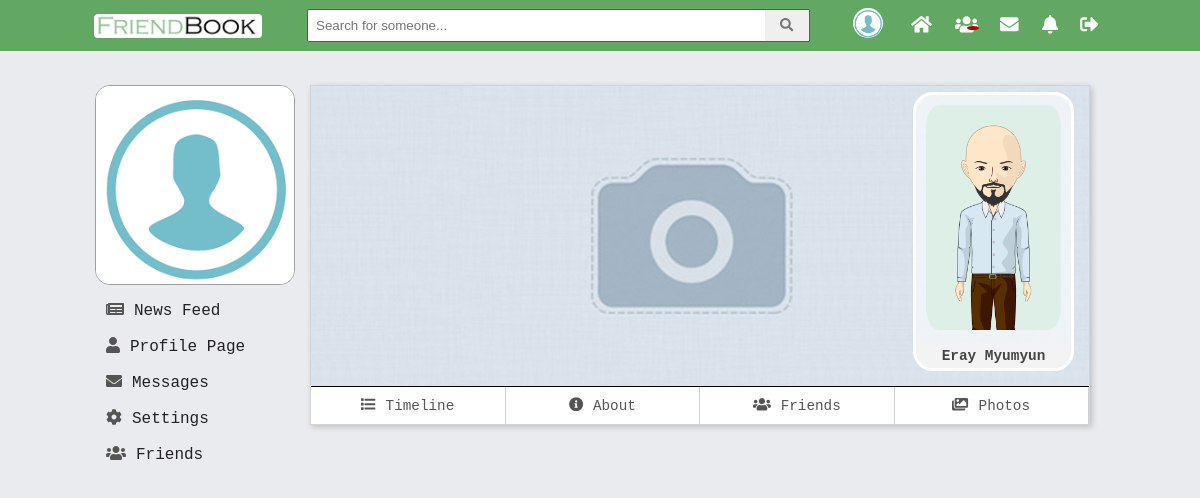
The page /V2.0/view/friends.php?id=4 (signed in) on the database its author committed.
### tables this page shows
CREATE TABLE `users` (
  `id` int(11) NOT NULL,
  `first_name` varchar(45) DEFAULT NULL,
  `last_name` varchar(45) DEFAULT NULL,
  `email` varchar(100) NOT NULL,
  `password` varchar(150) NOT NULL,
  `reg_date` timestamp NOT NULL DEFAULT CURRENT_TIMESTAMP ON UPDATE CURRENT_TIMESTAMP,
  `gender` varchar(45) NOT NULL,
  `birthday` date NOT NULL,
  `relation_status` varchar(30) DEFAULT NULL,
  `profile_pic` varchar(200) NOT NULL,
  `profile_cover` varchar(200) NOT NULL,
  `description` varchar(500) DEFAULT NULL,
  `display_name` varchar(45) DEFAULT NULL,
  `country_id` int(11) DEFAULT NULL,
  `mobile_number` int(11) DEFAULT NULL,
  `www` varchar(100) DEFAULT NULL,
  `skype` varchar(50) DEFAULT NULL
);

### V2.0/model/users_dao.php (called while the page is built, shortened)
<?php
function getUserInfo($user_id) {
    $pdo = $GLOBALS['pdo'];
    $statement = $pdo->prepare("SELECT profile_pic, profile_cover, id, first_name, last_name
                                FROM users
                                WHERE users.id = ?
                                ");
    $statement->execute(array($user_id));
    $result = $statement->fetch(PDO::FETCH_ASSOC);
    return $result;
}

### V2.0/view/friends.php (the view, shortened to what this page needs)
<?php
require_once "../include/header.php";
require_once  "../include/mainHeader.php";
require_once "../model/users_dao.php";
if(isset($_GET['id'])){
    $userIdInfo = getUserInfo(htmlentities($_GET['id']));
    $profilePic = $userIdInfo["profile_pic"];
    $profileCover = $userIdInfo["profile_cover"];
    $userName = $userIdInfo["first_name"] . " " . $userIdInfo["last_name"];
}
else{
    $profilePic = $_SESSION["logged"]["profile_pic"];
    $profileCover = $_SESSION["logged"]["profile_cover"];
    $allPosts = getOwnPosts($_SESSION["logged"]["id"]);
}
?>
    <div id="left-col-grid">
        <div class="lwrap">
            <?php
            require_once  "../include/modules/leftProfileInfo.php";
            require_once  "../include/modules/leftNav.php";
            ?>
        </div>
    </div>
    <div id="content-grid">
        <div id="profileHolder">
            <div id="cover">
                <img  id="cover_img" src="<?php echo $profileCover; ?>" alt="user cover picture">
                <?php
                if(isset($_GET["id"]) && $_GET["id"] != $_SESSION["logged"]["id"]){
                    ?>
                    <div id="userPictrue">
                        <img  id="cover_img" src="<?php echo $profilePic; ?>" alt="user profile picture">
                        <div class="profile-mini-name"><?php echo $userName; ?></div>
                    </div>
                    <?php
                }
                ?>
            </div>
            <?php require_once '../include/profile_nav.php'; ?>
        </div>
    </div>
<?php
require_once "../include/mainFooter.php";
require_once "../include/footer.php";
?>

### V2.0/assets/css/main.css (style rules this page uses)
body { font-size: 1.1em; padding: 0; background-color: #e9ebee; margin: 0; padding-top: 35px; position: relative; font-family: monospace; }
#left-col-grid { grid-area: left; }
#content-grid { grid-area: main; }
#left-col-grid { box-sizing: border-box; position: relative; width: 200px; }
#left-col-grid > *,#right-col-grid > * { position: fixed; width: inherit; font-family: monospace; }
div#userPictrue { position: absolute; background: #ffffff96; bottom: 15px; right: 15px; text-align: center; border-radius: 20px; overflow: hidden; border: 3px solid white; }
div#userPictrue img { max-width: 135px; border-radius: 10%; margin: 10px; }
div#cover { position: relative; height: 300px; width: 100%; overflow: hidden; }
div#profileHolder { background: white; box-shadow: 2px 2px 6px #00000030; border: 1px solid #0000002b; box-sizing: border-box; margin-bottom: 25px; }
.profile-mini-name { background: #f3f3f3; text-transform: capitalize; font-size: 0.9rem; font-weight: bold; color: #444; padding: 4px 0; box-sizing: border-box; }
img#cover_img { width: 100%; max-width: 778px; }

### rows shown on the page
users: profile_cover (placeholder picture), profile_pic (picture), userName "Eray Myumyun"
